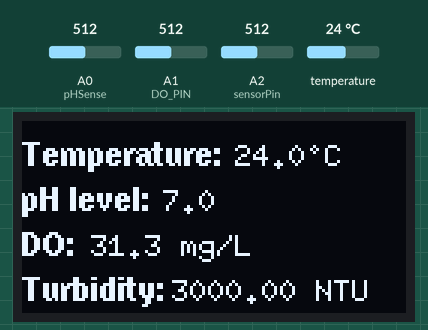
Recording of a sketch running on a simulated Arduino Uno, built with avr-gcc and run on an emulated ATmega328P. On the bench: 128×64 one-colour display. Inputs (shaded band) come from the test bench; at power-on: temperature 24 °C, A0 (pHSense) = 512, A1 (DO_PIN) = 512, A2 (sensorPin) = 512. What the sketch prints to the serial monitor is not drawn.

Above: at 13.8 s.
13.9 s: temperature set to 12 °C
At 18.1 s:
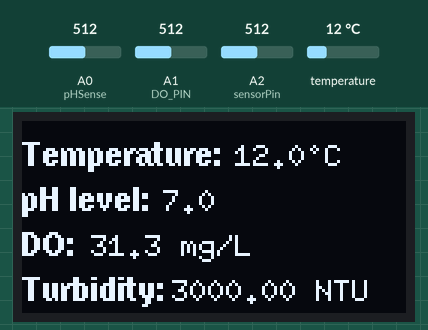
18.4 s: A0 (pHSense) set to 716
At 25.0 s:
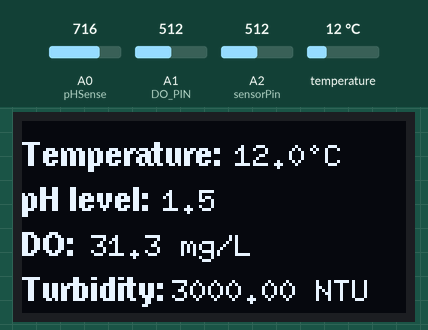
25.8 s: A1 (DO_PIN) set to 716
At 32.9 s:
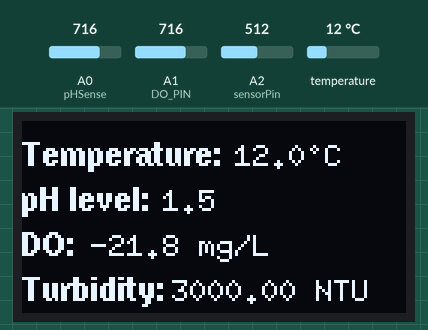
33.3 s: A2 (sensorPin) set to 716
At 36.3 s:
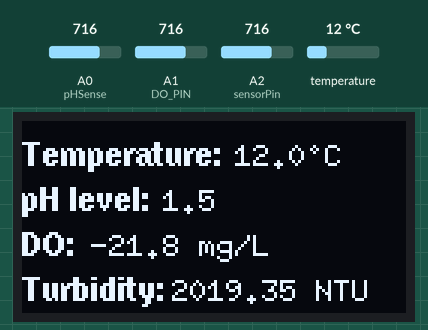
37.0 s: temperature set to 19 °C
40.7 s: A0 (pHSense) set to 810
At 47.7 s:
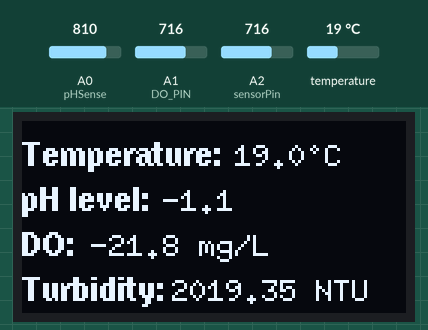
Timing chart, 0 to 49.1 s (numbered marks = the images above; inputs shaded):
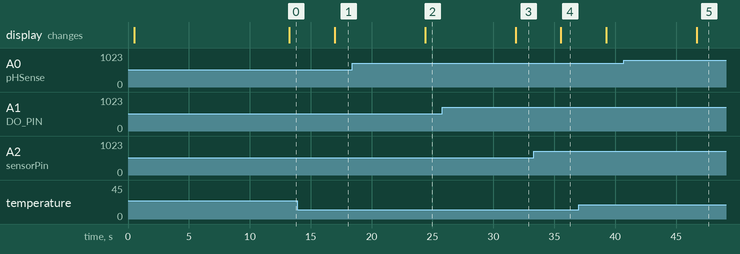

The sketch:

ProjectLayagArduinoSketch.ino
```cpp
//PROJECT LAYAG: AN ARDUINO-BASED WATER INDICATOR ROBOT

//Include the graphics library.
#include "U8glib.h"
#include <Wire.h>
#include <OneWire.h> //TEMP

//TURBIDITY CODE
int sensorPin = A2;
float volt;
float ntu;

//DISPLAY CODE
U8GLIB_SH1106_128X64 u8g(U8G_I2C_OPT_NO_ACK);

//TEMPERATURE CODE
int DS18S20_Pin = 2; //DS18S20 Signal pin on digital 2
OneWire ds(DS18S20_Pin);  // on digital pin 2

//PH CODE
#include <Arduino.h>
int pHSense = A0;
int samples = 10;
float adc_resolution = 1024.0;

//DISSOLVED OXYGEN CODE
#include <Arduino.h>
#define DO_PIN A1
#define VREF 5000    //VREF (mv)
#define ADC_RES 1024 //ADC Resolution
//Single-point calibration Mode=0
//Two-point calibration Mode=1
#define SINGLE_POINT_CALIBRATION 0
#define READ_TEMP (28.4) //Current water temperature ℃, Or temperature sensor function
//Single point calibration needs to be filled CAL1_V and CAL1_T
#define CAL1_V (625) //mv
#define CAL1_T (28.4)   //℃
//Two-point calibration needs to be filled CAL2_V and CAL2_T
//CAL1 High temperature point, CAL2 Low temperature point
#define CAL2_V (1300) //mv
#define CAL2_T (15)   //℃
const uint16_t DO_Table[41] = {
    14460, 14220, 13820, 13440, 13090, 12740, 12420, 12110, 11810, 11530,
    11260, 11010, 10770, 10530, 10300, 10080, 9860, 9660, 9460, 9270,
    9080, 8900, 8730, 8570, 8410, 8250, 8110, 7960, 7820, 7690,
    7560, 7430, 7300, 7180, 7070, 6950, 6840, 6730, 6630, 6530, 6410};
uint8_t Temperaturet;
uint16_t ADC_Raw;
uint16_t ADC_Voltage;
uint16_t DO;
int16_t readDO(uint32_t voltage_mv, uint8_t temperature_c)
{
#if TWO_POINT_CALIBRATION == 00
  uint16_t V_saturation = (uint32_t)CAL1_V + (uint32_t)35 * temperature_c - (uint32_t)CAL1_T * 35;
  return (voltage_mv * DO_Table[temperature_c] / V_saturation);
#else
  uint16_t V_saturation = (int16_t)((int8_t)temperature_c - CAL2_T) * ((uint16_t)CAL1_V - CAL2_V) / ((uint8_t)CAL1_T - CAL2_T) + CAL2_V;
  return (voltage_mv * DO_Table[temperature_c] / V_saturation);
#endif
}

void setup(void)
{
//SERIAL MONITOR CODE
 Serial.begin(9600);

//DISPLAY CODE
    u8g.firstPage();
  do {
    u8g.setFont(u8g_font_helvB08);
    u8g.drawStr(30, 22, "WELCOME TO ");
    u8g.setFont(u8g_font_7x14B);
    u8g.drawStr(19, 35, "PROJECT LAYAG:");
    u8g.setFont(u8g_font_helvB08);
    u8g.drawStr(12, 45, "AN ARDUINO-BASED");
    u8g.setFont(u8g_font_courB08);
    u8g.drawStr(2, 53, "WATER INDICATOR ROBOT");
  } while( u8g.nextPage() );
  delay(10000);
}

float ph (float voltage) {
  return 7 + ((2.5 - voltage) / 0.18);
}

void loop(void)
{
//DISSOLVED OXYGEN CODE
  Temperaturet = (uint8_t)READ_TEMP;
  ADC_Raw = analogRead(DO_PIN);
  ADC_Voltage = uint32_t(VREF) * ADC_Raw / ADC_RES;
  float DO = ((readDO(ADC_Voltage, Temperaturet)));
  float getDO = (DO/1000);

//PH CODE
  int measurings=0;
  for (int i = 0; i < samples; i++)
  {
    measurings += analogRead(pHSense);
    delay(10);
  }
    float voltage = 5 / adc_resolution * measurings/samples;
    Serial.print("pH: ");
    Serial.println(ph(voltage));
    delay(1000);

//TURBIDITY CODE
    volt = 0;
    for(int i=0; i<800; i++)
    {
        volt += ((float)analogRead(sensorPin)/1023)*5;
    }
    volt = volt/800;
    volt = round_to_dp(volt,2);
    if(volt < 2.5){
      ntu = 3000;
    }else{
      ntu = -1120.4*square(volt)+5742.3*volt-4353.8;
    }

//TEMPERATURE CODE
    float temperature = getTemp(); //TEMP
    Serial.print("Temperature: ");
    Serial.println(temperature); //TEMP
    delay(1000); //just here to slow down the output so it is easier to read //TEMP

//DISPLAY CODE
    u8g.firstPage();
     do {
    u8g.setFont(u8g_font_helvB08);
    u8g.drawStr(0, 15, "Temperature:");
    u8g.setFont(u8g_font_6x10);
    u8g.setPrintPos(71, 15);
    u8g.print(temperature, 1);
    u8g.print((char)176);
    u8g.print("C");

    u8g.setFont(u8g_font_helvB08);
    u8g.drawStr(0, 30, "pH level:");
    u8g.setFont(u8g_font_6x10);
    u8g.setPrintPos(47, 30);
    u8g.print(ph(voltage), 1);

    u8g.setFont(u8g_font_helvB08);
    u8g.drawStr(0, 45, "DO:");
    u8g.setFont(u8g_font_6x10);
    u8g.setPrintPos(23, 45);
    u8g.print(getDO, 1);
    u8g.print(" mg/L");

    u8g.setFont(u8g_font_helvB08);
    u8g.drawStr(0, 60, "Turbidity:");
    u8g.setFont(u8g_font_6x10);
    u8g.setPrintPos(50, 60);
    u8g.print(ntu);
    u8g.print(" NTU");

    } while (u8g.nextPage());
    //Delay before repeating the loop.
    delay(1000);
}

//TEMPERATURE CODE
float getTemp(){
  //returns the temperature from one DS18S20 in DEG Celsius

  byte data[12];
  byte addr[8];

  if ( !ds.search(addr)) {
      //no more sensors on chain, reset search
      ds.reset_search();
      return -1000;
  }

  if ( OneWire::crc8( addr, 7) != addr[7]) {
      Serial.println("CRC is not valid!");
      return -1000;
  }

  if ( addr[0] != 0x10 && addr[0] != 0x28) {
      Serial.print("Device is not recognized");
      return -1000;
  }

  ds.reset();
  ds.select(addr);
  ds.write(0x44,1); // start conversion, with parasite power on at the end

  byte present = ds.reset();
  ds.select(addr);
  ds.write(0xBE); // Read Scratchpad


  for (int i = 0; i < 9; i++) { // we need 9 bytes
    data[i] = ds.read();
  }

  ds.reset_search();

  byte MSB = data[1];
  byte LSB = data[0];

  float tempRead = ((MSB << 8) | LSB); //using two's compliment
  float TemperatureSum = tempRead / 16;

  return TemperatureSum;

}

//TURBIDITY CODE
float round_to_dp( float in_value, int decimal_place )
{
  float multiplier = powf( 10.0f, decimal_place );
  in_value = roundf( in_value * multiplier ) / multiplier;
  return in_value;
}
```

Measured:
- after the input at 13.9 s, the display: changes after 3.1 s (image 1)
- after the input at 18.4 s, the display: changes after 6.0 s (image 2)
- after the input at 25.8 s, the display: changes after 6.0 s (image 3)
- after the input at 33.3 s, the display: changes after 2.2 s (image 4)
- after the input at 40.7 s, the display: changes after 6.0 s (image 5)
